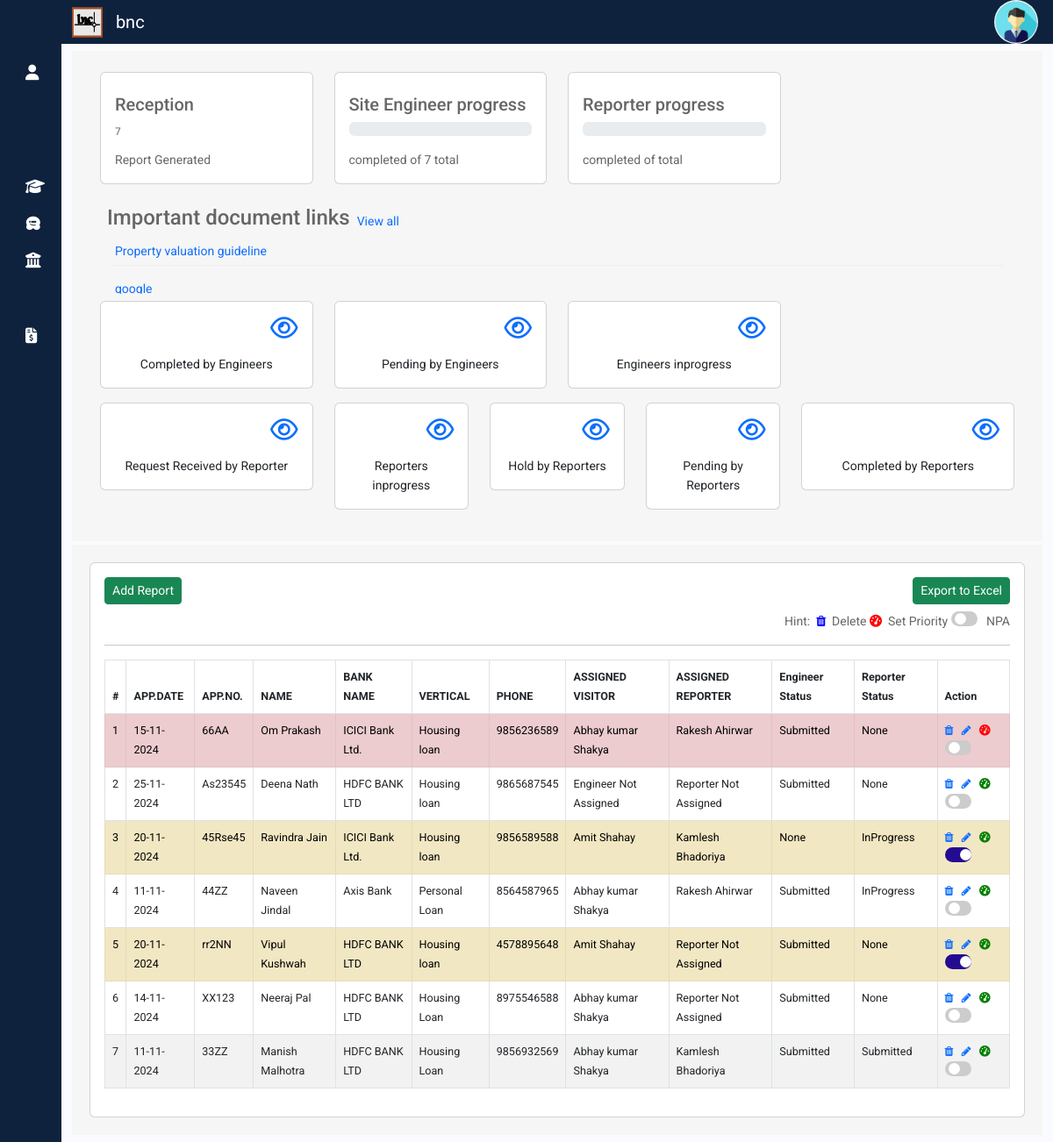
The page /reception/receptionhome/ (signed in) on the database as committed earlier.
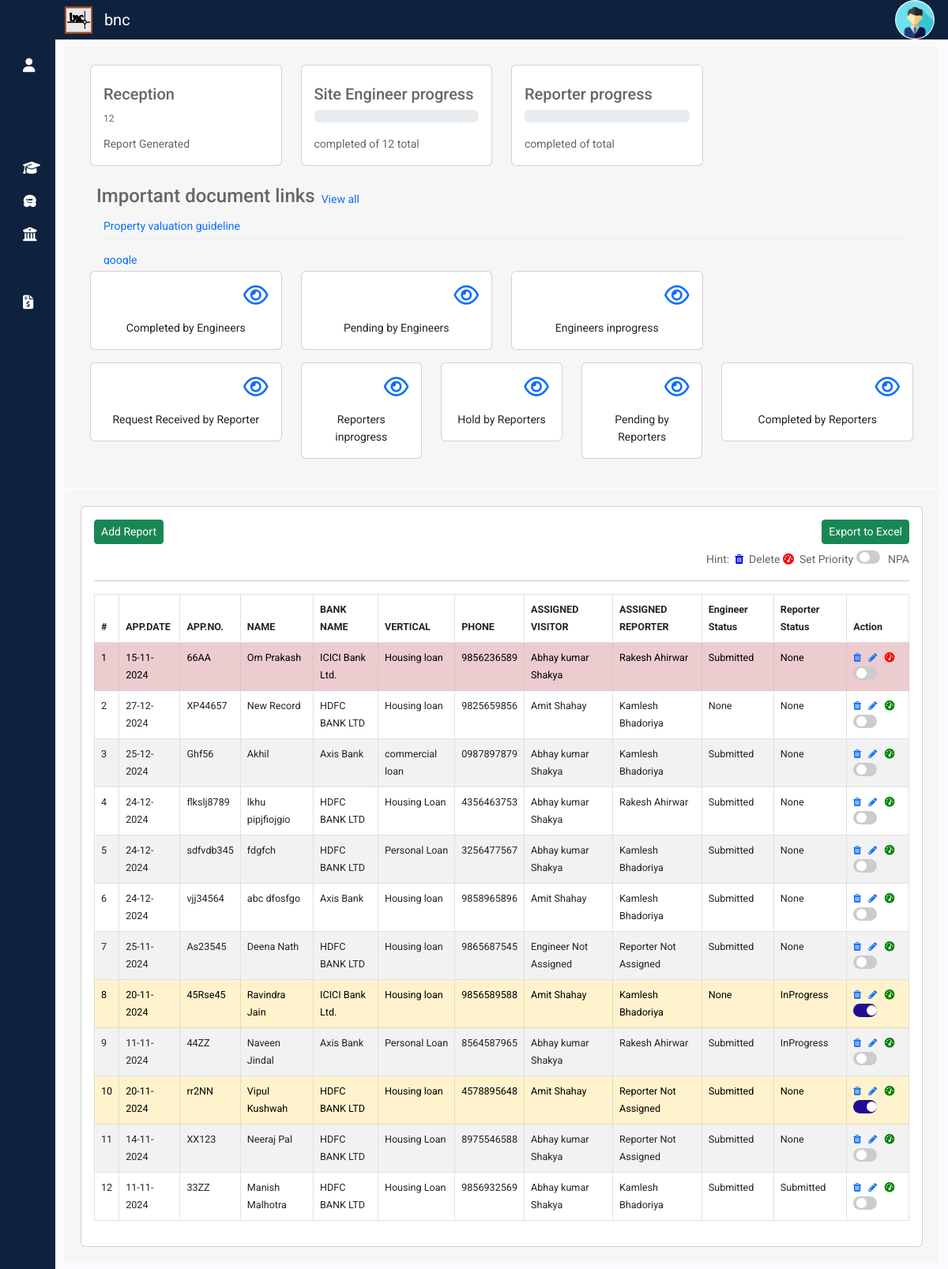
The same page on the database as committed later.
### propval/models.py (models this page shows)
class Impdoc(models.Model):
    narration=models.CharField(max_length=200,null=True)
    linkurl=models.CharField(max_length=200,null=True)
    userdetails = models.ForeignKey(UserDetails, on_delete=models.DO_NOTHING,null=True)
    active = models.BooleanField(default=True)
    timestamp = models.DateTimeField(auto_now_add=True)

### reception/models.py (models this page shows, shortened)
class ReceptionReport(models.Model):
    applicationdate = models.DateTimeField(null=True)
    applicationnumber = models.CharField(max_length=20,null=True)
    name = models.CharField(max_length=30,null=True)
    bankname = models.CharField(max_length=50,null=True)
    bankid = models.IntegerField(null=True)
    bankvertical = models.CharField(max_length=50,null=True)
    add1 = models.CharField(max_length=100, null=True, default="Gwalior")
    add2 = models.CharField(max_length=100, null=True)
    city = models.CharField(max_length=30, null=True)
    region = models.CharField(max_length=30,null=True)
    zip = models.CharField(max_length=6,null=True)
    country = models.CharField(max_length=20,null=True)
    phonenumber = models.CharField(max_length=10,null=True)
    visitingperson = models.IntegerField(null=True)
    reportperson = models.IntegerField(null=True)
    visitingpersonname = models.CharField(max_length=50,null=True)
    reportpersonname = models.CharField(max_length=50,null=True)
    engineer = models.CharField(max_length=10, null=True)
    reporter = models.CharField(max_length=10, null=True)
    priority = models.BooleanField(default=False)
    npa = models.BooleanField(default=False)
    engineerholdcause = models.TextField(blank=True, null=True)
    reporterholdcause = models.TextField(null=True, blank=True)
    engid=models.IntegerField(null=True, blank=True)
    repid=models.IntegerField(null=True, blank=True)
    archieved = models.BooleanField(default=False)
    datecreated = models.DateTimeField(auto_now_add=True)
    updated_at = models.DateTimeField(auto_now=True)

### reception/views.py (the view)
# urls.py: path('receptionhome/',views.receptionhome,name='receptionhome'),
@login_required(login_url='login')
def receptionhome(request):
    allreports = ReceptionReport.objects.all()
    context = {
        'api_base_url': settings.API_BASE_URL,
    }
    recpreport=ReceptionReport.objects.all().order_by('-priority','-updated_at')
    totrep=ReceptionReport.objects.all().count()
    user_details = UserDetails.objects.filter(user_email=request.user.email).first()
    if not user_details:
        return HttpResponse('User data does not exist')
    if user_details.role == 'Admin' or user_details.role == 'Reception':
        impdocs= Impdoc.objects.all()
        return render(request,"reception/receptionhome.html",{'recpreports':recpreport,'totrep':totrep,'context':context,'allreports':allreports,'impdocs':impdocs})
    elif user_details.role == 'Engineer':
        return redirect('/engineer/engineerhome/')
    elif user_details.role == 'Reporter':
        return redirect('/reporter/reporterhome/')

### templates/reception/receptionhome.html (shortened to what this page needs)
{% extends "sidebar.html" %}
{% load static %}
{% block content %}
<div class="container-fluid my-2" >
  <div class="container my-1" style="display: block; background: #f6f6f6; padding: 20px 20px 20px;">
  <div class="container my-1">
    <div class="row my-1">
         <div class="col-md-3">
          <div class="card p-3 mb-2 " >
              <div class="mt-2">
                  <h5 class="heading">Reception</h5>
                  <div class="mt-2">
                      <div class="progress" style="background-color: white;">
                        <span class="text-center" id="totrecrep" class="circle">{{totrep}}</span>
                      </div>
                      <div class="mt-3" > <span class="text2">Report Generated</span> </div>
                  </div>
              </div>
          </div>
      </div>
          <div class="col-md-3">
            <div class="card p-3 mb-2 ">
                <div class="mt-2">
                    <h5 class="heading">Site Engineer progress</h5>
                    <div class="mt-2">
                        <div class="progress">
                        </div>
                        <div class="mt-3">  <span class="text2">completed of {{totrep}} total</span>
                        </div>
                    </div>
                </div>
            </div>
        </div>
        <div class="col-md-3">
          <div class="card p-3 mb-2">
              <div class="mt-2">
                  <h5 class="heading">Reporter progress</h5>
                  <div class="mt-2">
                      <div class="progress" >
                      </div>
                      <div class="mt-3">  <span class="text2">completed of  total</span>
                      </div>
                  </div>
              </div>
          </div>
    </div>
  </div>
  <div class="ms-2 mt-3" style="display: flex;align-items: center;"><h4>Important document links</h4><span class="ms-2"><a href="" data-bs-toggle="modal" data-bs-target="#impdocpopup">View all</a></span></div>
  <div class="container my-1">
  <div id="scrollContainer">
    {% for impdoc in impdocs %}
    <div class="item"><a href="{{impdoc.linkurl}}" target="_blank"> {{impdoc.narration}}</a></div>
    {% endfor %}
</div>
</div>
        <div class="row my-2">
          <div class="col-md-3">
              <div class="card text-center">
                  <div class="card-body">
                    <a href="#" id="engcomp" type="button" class="float-end" data-bs-toggle="modal" data-bs-target="#myModal"> <i class="fa-regular fa-eye fa-2x float-end"></i></a>
                    <br><br>Completed by Engineers
                                   </div>
                </div>
          </div>
          <div class="col-md-3">
              <div class="card text-center">
                  <div class="card-body">
                    <a href="#" id="engpend" type="button" class="float-end" data-bs-toggle="modal" data-bs-target="#myModal"> <i class="fa-regular fa-eye fa-2x float-end"></i></a>
                    <br><br>Pending by Engineers
                  </div>
                </div>
          </div>
          <div class="col-md-3">
              <div class="card text-center">
                  <div class="card-body">
                    <a href="#" id="enginprog" type="button" class="float-end" data-bs-toggle="modal" data-bs-target="#myModal"> <i class="fa-regular fa-eye fa-2x float-end"></i></a>
                    <br><br>Engineers inprogress
                  </div>
                </div>
          </div>
          </div>
      <div class="row my-3">
        <div class="col-md-3">
            <div class="card text-center">
                <div class="card-body">
                  <a href="#" id="reqrecrep" type="button" class="float-end" onclick="repview(this.id)" data-bs-toggle="modal" data-bs-target="#reporterModal"> <i class="fa-regular fa-eye fa-2x float-end"></i></a>
                  <br><br>Request Received by Reporter
                </div>
              </div>
        </div>
        <div class="col-md-2">
            <div class="card text-center">
                <div class="card-body">
                  <a href="#" id="repinprog" type="button" class="float-end" onclick="repview(this.id)" data-bs-toggle="modal" data-bs-target="#reporterModal"> <i class="fa-regular fa-eye fa-2x float-end"></i></a>
                  <br><br>Reporters inprogress
                </div>
              </div>
        </div>
        <div class="col-md-2">
            <div class="card text-center">
                <div class="card-body">
                  <a href="#" id="rephold" type="button" class="float-end" onclick="repview(this.id)" data-bs-toggle="modal" data-bs-target="#reporterModal"> <i class="fa-regular fa-eye fa-2x float-end"></i></a>
                  <br><br> Hold by Reporters
                </div>
              </div>
        </div>
        <div class="col-md-2">
          <div class="card text-center">
              <div class="card-body">
                <a href="#" id="reppend" type="button" class="float-end" onclick="repview(this.id)" data-bs-toggle="modal" data-bs-target="#reporterModal"> <i class="fa-regular fa-eye fa-2x float-end"></i></a>
                <br><br> Pending by Reporters
              </div>
            </div>
      </div>
      <div class="col-md-3">
        <div class="card text-center">
            <div class="card-body">
              <a href="#" id="repcomp" type="button" class="float-end" onclick="repview(this.id)" data-bs-toggle="modal" data-bs-target="#reporterModal"> <i class="fa-regular fa-eye fa-2x float-end"></i></a>
              <br><br>Completed by Reporters
            </div>
          </div>
    </div>
    </div>
  </div>
  </div>
  <div class="container" style="display:block; background-color:#f6f6f6; padding:20px 20px 20px;">
    <div class="row">
      <div class="col-md-12">
        <div class="card">
          <div class="card-body">
            <a class="btn btn-success btn-sm float-end" href="/api/receptiongenreportexport">Export to Excel</a>
            <a class="btn btn-success btn-sm" href="/reception/reception">Add Report</a>
            <div class="d-flex justify-content-end my-2">
              Hint: &nbsp;
              <i class="fa fa-trash" aria-hidden="true" style="align-self: center;color: blue;"></i>&nbsp;&nbsp;Delete&nbsp;
              <i class="fa-solid fa-gauge-high"style="align-self: center; color:red" ></i> &nbsp;&nbsp;Set Priority&nbsp;
              <label class="switch">
                <span class="slider round"></span>  </label>  &nbsp;&nbsp; NPA
              </div>
            <hr>
            <table id="receptiontable" class="table table-hover table-striped table-bordered" style="font-size: 90%;">
              <thead>
                <tr>
                  <th scope="col">#</th>
                  <th scope="col">APP.DATE</th>
                  <th scope="col">APP.NO.</th>
                  <th scope="col">NAME</th>
                  <th scope="col">BANK NAME</th>
                  <th scope="col">VERTICAL</th>
                  <th scope="col">PHONE</th>
                  <th scope="col">ASSIGNED VISITOR</th>
                  <th scope="col">ASSIGNED REPORTER</th>
                  <th scope="col">Engineer Status</th>
                  <th scope="col">Reporter Status</th>
                  <th scope="col">Action <br>
                   </th>
                </tr>
              </thead>
              <tbody>
                {% for recrep in recpreports %}
                  <tr id="row-{{recrep.id}}" {% if recrep.priority%}  class="table-danger"{% elif recrep.npa%} class="table-warning" {%else%} class=""{% endif %}>
                  <td scope="row">{{forloop.counter}}</td>
                  <td >{{recrep.applicationdate|date:"d-m-Y"}}</td>
                  <td >{{recrep.applicationnumber}}</td>
                  <td >{{recrep.name}}</td>
                  <td >{{recrep.bankname}}</td>
                  <td >{{recrep.bankvertical}}</td>
                  <td >{{recrep.phonenumber}}</td>
                  <td >{{recrep.visitingpersonname}}</td>
                  <td >{{recrep.reportpersonname}}</td>
                  <td >{{recrep.engineer}}</td>
                  <td >{{recrep.reporter}}</td>
                  <td><a class="recdelete" data-url="{% url 'deletereceptionreport' recrep.id %}" href="/reception/deletereceptionreport/{{recrep.id}}" title="Delete">
                    <i class="fa fa-trash" aria-hidden="true"></i></a>&nbsp;&nbsp;
                    <a href="/reception/updatereceptionreport/{{recrep.id}}" class="recedit" title="Edit" id="recedit" >
                      <i class="fa fa-pencil" aria-hidden="true"></i></a>&nbsp;&nbsp;
                    <a class="priorit" data-url="{% url 'recepreportpriority' recrep.id %}" href="#"  {% if recrep.priority%}  style="color: red;" {%else%} style="color: green;"{% endif %} title="Set High Priority">
                      <i class="fa-solid fa-gauge-high" ></i></a>
                      <label class="switch">
                        <span class="slider round"></span>
                      </label>
                  </td>
                  </tr>
                {% endfor %}
              </tbody>
            </table>
          </div>
        </div>
      </div>
    </div>
  </div>
</div>
{% endblock %}

Rows that differ between the two databases and show on the page:
added ReceptionReport: applicationdate "27-12-2024", applicationnumber "XP44657", name "New Record", bankname "HDFC BANK LTD", bankvertical "Housing loan", phonenumber "9825659856", visitingpersonname "Amit Shahay", reportpersonname "Kamlesh Bhadoriya", engineer "None", reporter "None"
added ReceptionReport: applicationdate "25-12-2024", applicationnumber "Ghf56", name "Akhil", bankname "Axis Bank", bankvertical "commercial loan", phonenumber "0987897879", visitingpersonname "Abhay kumar Shakya", reportpersonname "Kamlesh Bhadoriya", engineer "Submitted", reporter "None"
added ReceptionReport: applicationdate "24-12-2024", applicationnumber "flkslj8789", name "lkhu pipjfiojgio", bankname "HDFC BANK LTD", bankvertical "Housing Loan", phonenumber "4356463753", visitingpersonname "Abhay kumar Shakya", reportpersonname "Rakesh Ahirwar", engineer "Submitted", reporter "None"
added ReceptionReport: applicationdate "24-12-2024", applicationnumber "sdfvdb345", name "fdgfch", bankname "HDFC BANK LTD", bankvertical "Personal Loan", phonenumber "3256477567", visitingpersonname "Abhay kumar Shakya", reportpersonname "Kamlesh Bhadoriya", engineer "Submitted", reporter "None"
added ReceptionReport: applicationdate "24-12-2024", applicationnumber "vjj34564", name "abc dfosfgo", bankname "Axis Bank", bankvertical "Housing loan", phonenumber "9858965896", visitingpersonname "Amit Shahay", reportpersonname "Kamlesh Bhadoriya", engineer "Submitted", reporter "None"
Other text that changed with them:
{{ totrep }}: "7" → "12"
